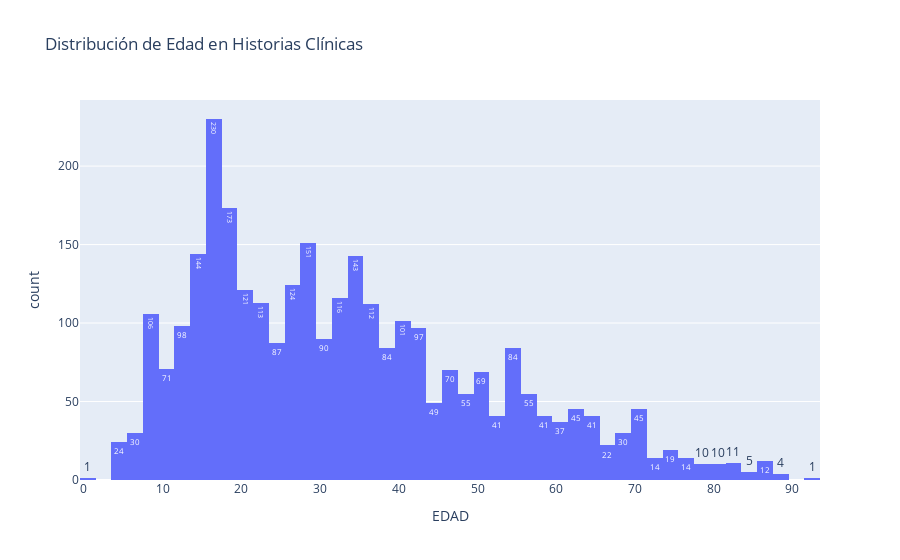

This figure's notebook cell:
### Code cell
#histrograma de edad
px.histogram(historias_clinicas, 
             x="EDAD", 
             title="Distribución de Edad en Historias Clínicas", 
            text_auto=True)

### Figure 1 — Plotly figure (JSON) as saved in the notebook; plotly's stock layout.template omitted (floating-point values rounded to 4 significant figures; data arrays with more than 128 entries replaced by an {"elided": "..."} marker saying what was removed)
{"data": [{"alignmentgroup": "True", "bingroup": "x", "hovertemplate": "EDAD=%{x}<br>count=%{y}<extra></extra>", "legendgroup": "", "marker": {"color": "#636efa", "pattern": {"shape": ""}}, "name": "", "offsetgroup": "", "orientation": "v", "showlegend": false, "texttemplate": "%{value}", "type": "histogram", "x": {"elided": "3000 int values"}, "xaxis": "x", "yaxis": "y"}], "layout": {"barmode": "relative", "legend": {"tracegroupgap": 0}, "title": {"text": "Distribución de Edad en Historias Clínicas"}, "xaxis": {"anchor": "y", "domain": [0, 1], "title": {"text": "EDAD"}}, "yaxis": {"anchor": "x", "domain": [0, 1], "title": {"text": "count"}}}}
